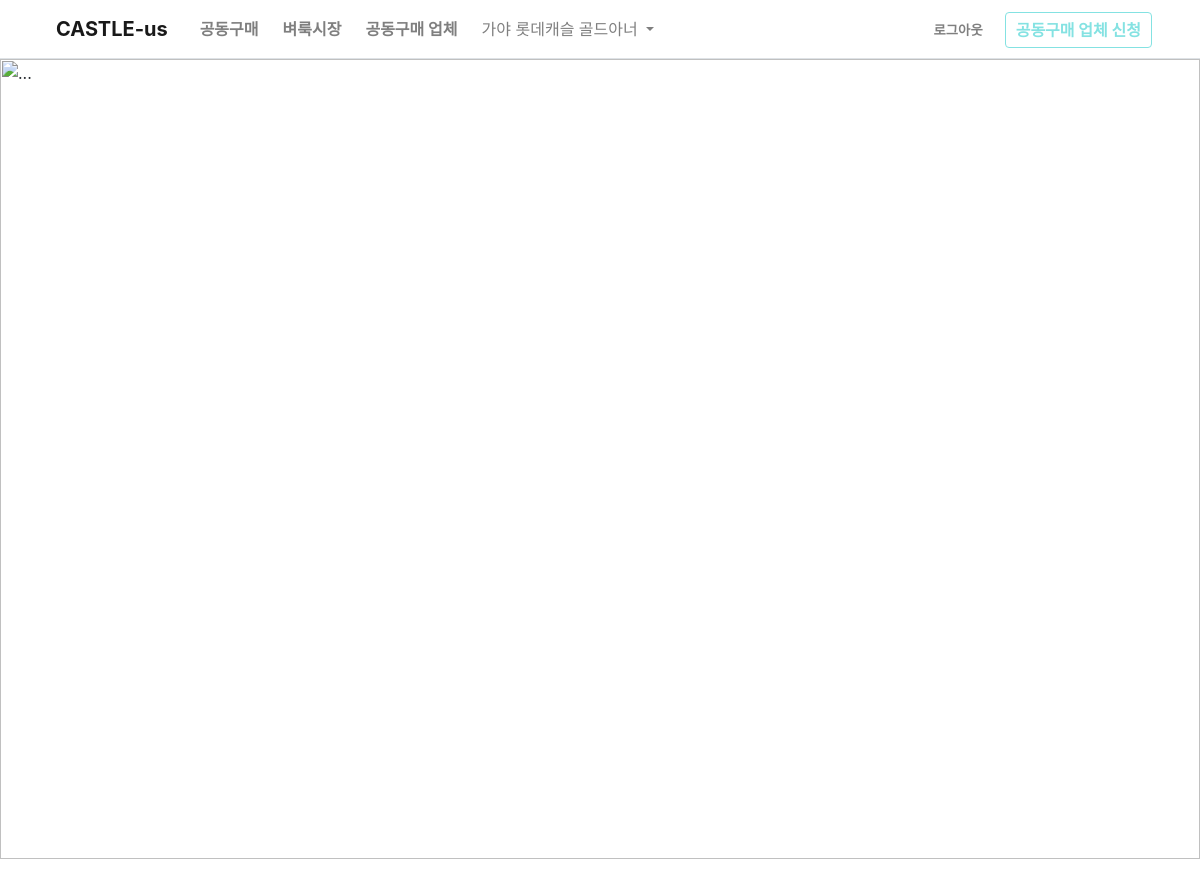
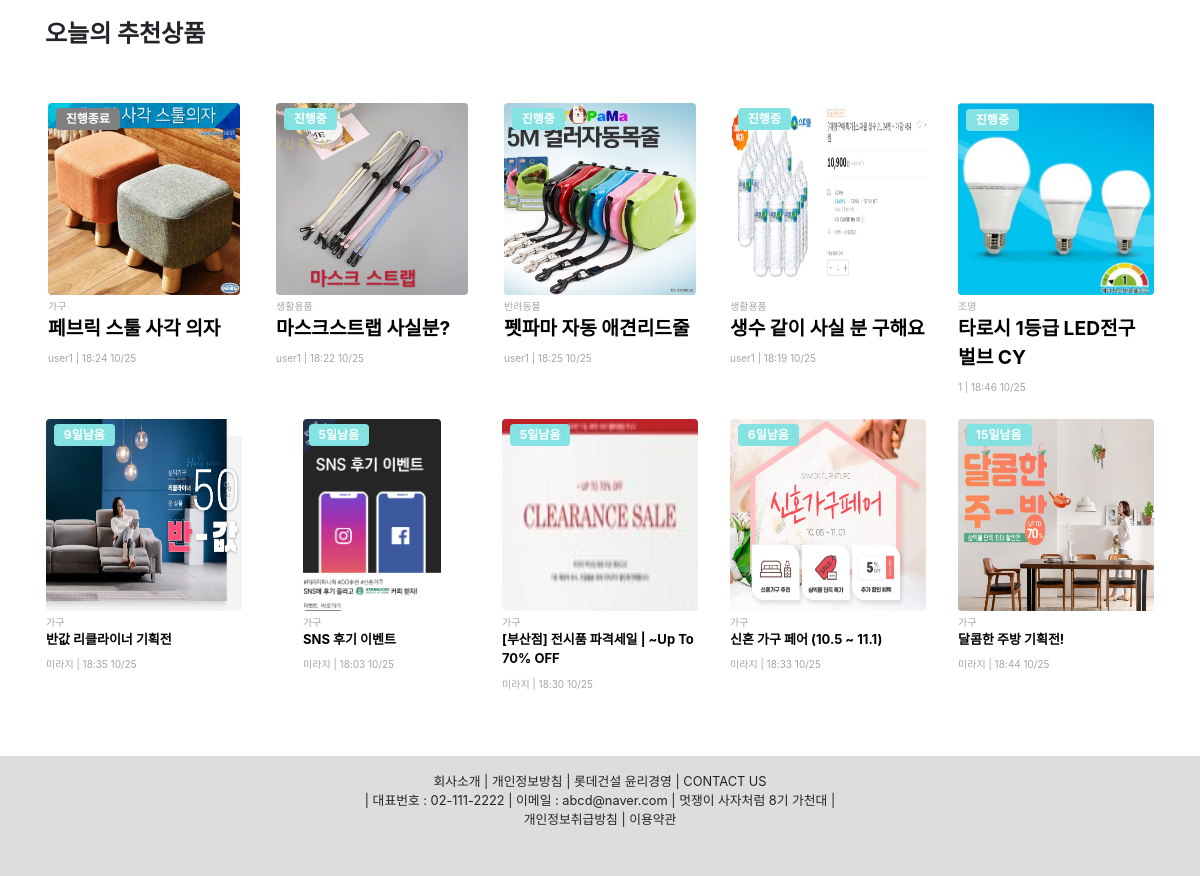
Screenshot of /main (signed in) with the database file from the repository (2 pictures, top to bottom).
### app/models.py (models this page shows)
class User_info(models.Model):
   user_id = models.IntegerField()
   nickname = models.CharField(max_length=100)
   apartment = models.CharField(max_length=100)
   address = models.CharField(max_length=100)
   phone = models.IntegerField()

class Group_buying(models.Model):
    title = models.TextField()
    img = models.ImageField(upload_to='images/', null=True)
    proceeding = models.IntegerField()
    contents = RichTextUploadingField(blank=True, null=True)
    date = models.DateTimeField(auto_now_add=True)
    writer = models.IntegerField()
    category = models.IntegerField()
    apartment = models.CharField(max_length=100)

class Company_buying(models.Model):
    company_id = models.IntegerField()
    contract = models.IntegerField()
    title = models.CharField(max_length=200)
    main_img = models.ImageField(upload_to='images/')
    detail_img1 = models.ImageField(upload_to='images/', null=True)
    detail_img2 = models.ImageField(upload_to='images/', null=True)
    contents = models.TextField()
    category = models.IntegerField()
    apartment = models.CharField(max_length=100)
    finish_date = models.DateField(blank=True, null=True)
    date = models.DateTimeField(auto_now_add=True)

class Company(models.Model):
    user_id = models.IntegerField()
    name = models.CharField(max_length=100)
    phone = models.IntegerField()
    img = models.ImageField(upload_to='images/', null=True)
    contents = models.TextField()

### app/views.py (the view)
# urls.py: path('main',app.views.main, name='main'),
def main(request):
    user_pk = request.session.get('user')
    now = datetime.now()
    company = Company.objects.all()
    if user_pk:
        user = get_object_or_404(User, id = user_pk)
        user_info = User_info.objects.all()
        if user.first_name == '사업자':
            apartment = get_object_or_404(Company, user_id = user_pk)
            apartment = apartment.name
        else:
            apartment = get_object_or_404(User_info, user_id = user_pk)
            apartment = apartment.apartment
        group_buying = Group_buying.objects.all()
        num=[]
        for i in group_buying:
            num+=[i.id]
        randomNum = random.sample(num , 5)
        randomObjList=[]
        for i in randomNum:
            randomObjList += Group_buying.objects.filter(id=i)
        company_buying = Company_buying.objects.all()
        num=[]
        for i in company_buying:
            num+=[i.id]
        randomNum1 = random.sample(num , 5)
        randomObjList1=[]
        for i in randomNum1:
            randomObjList1.append(list(Company_buying.objects.filter(id=i)))
        year = []
        for i in randomObjList1:
            year.append(i[0].finish_date.year)
        month = []
        for i in randomObjList1:
            month.append(i[0].finish_date.month)
        day = []
        for i in randomObjList1:
            day.append(i[0].finish_date.day)
        d_day = {}
        for i in range(len(year)):
            d_day[i]=int(relativedelta(datetime(year[i], month[i], day[i]), now).days)
        for i in range(len(year)):
            randomObjList1[i] += [d_day[i]]
        num = [0, 1]
        return render(request, 'main.html',  {'num': num, 'd_day': d_day,'company': company, 'date': date, 'user_info': user_info, 'group_buying': randomObjList,'company_buying':randomObjList1, 'apartment':apartment})
    else:
        return redirect('/')

### app/templates/main.html (shortened to what this page needs)
{% extends 'base.html' %}
{% block contents %}
{% load static %}
<head>
</head>
<body>
    <div id="carouselExampleIndicators" class="carousel slide" data-ride="carousel">
        <ol class="carousel-indicators">
          <li data-target="#carouselExampleIndicators" data-slide-to="0" class="active"></li>
          <li data-target="#carouselExampleIndicators" data-slide-to="1"></li>
          <li data-target="#carouselExampleIndicators" data-slide-to="2"></li>
          <li data-target="#carouselExampleIndicators" data-slide-to="3"></li>
          <li data-target="#carouselExampleIndicators" data-slide-to="4"></li>
          <li data-target="#carouselExampleIndicators" data-slide-to="5"></li>
        </ol>
        <div class="carousel-inner">
          <div class="carousel-item active">
            <img src="http://www.lottecastle.co.kr/imgViewer.do?fpath=CM0007&fnm=2020062635784391593157249023.jpg" class="d-block w-100" alt="...">
          </div>
        </div>
      </div>
      <div class="container" style="margin-top:2rem">
        <div style="font-weight: bold; font-size: 1.5rem; margin-bottom: 1.7rem">오늘의 추천상품</div>
        <div class="row ">
          {% for i in group_buying %}
          <div class="col mt-4 d-flex justify-content-center p-0">
            <a href="/groupPurchase_detail/{{i.id}}" style="text-decoration: none;">
              <div class="card ml-3 mr-3 border-0 justify-content-center m-0">
                <div class="jb-wrap">
                  <img
                  src="media/{{i.img}}"
                  class="card-img-top FFVAD rounded" alt="..." style="height: 12rem;">
                  {%if i.proceeding == 1 %}
                  <span class="badge jb-text  text-white">진행중</span>
                  {% else %}
                  <span class="badge jb-text1  text-white">진행종료</span>
                  {% endif %}
              </div>
                <div class="card-body p-0 pt-1">
                  {% if i.category == 1 %}
                  <p class="m-0 product_kind ">가구</p>
                  {% elif i.category == 2 %}
                  <p class="m-0 product_kind ">침구</p>
                  {% elif i.category == 3 %}
                  <p class="m-0 product_kind ">패브릭</p>
                  {% elif i.category == 4 %}
                  <p class="m-0 product_kind ">조명</p>
                  {% elif i.category == 5 %}
                  <p class="m-0 product_kind ">홈데코</p>
                  {% elif i.category == 6 %}
                  <p class="m-0 product_kind ">가전</p>
                  {% elif i.category == 7 %}
                  <p class="m-0 product_kind ">수납/정리</p>
                  {% elif i.category == 8 %}
                  <p class="m-0 product_kind ">생활용품</p>
                  {% elif i.category == 9 %}
                  <p class="m-0 product_kind ">주방</p>
                  {% elif i.category == 10 %}
                  <p class="m-0 product_kind ">DIY/공부</p>
                  {% elif i.category == 11 %}
                  <p class="m-0 product_kind ">인테리어시공</p>
                  {% elif i.category == 12 %}
                  <p class="m-0 product_kind ">반려동물</p>
                  {% endif %}
                  <p class="m-0 company_product_title" style="font-size: 1.2rem">{{i.title}}</p>
                  {%for j in user_info.all%}
                    {%if i.writer == j.user_id%}
                    <p class="m-0 product_kind mt-2"><span>{{j.nickname}}</span>
                    {%endif%}
                  {%endfor%}
                    | <span>{{i.date | date:'H:i m/d'}}</span></p>
                </div>
            </div>
            </a>
          </div>
          {% endfor %}
        </div>
      </div>
      <div class="container">
        <div class="row ">
          {% for i in company_buying %}
          <div class="col mt-4 d-flex justify-content-center p-0">
            <a href="/company_detail/{{i.0.id}}" style="text-decoration: none;">
              <div class="card ml-3 mr-3 border-0 justify-content-center m-0">
                <div class="jb-wrap">
                  <img
                  src="media/{{i.0.main_img}}"
                  class="card-img-top FFVAD rounded" alt="..." style="height: 12rem;">
                {%if i.1 < 0 %}
                <span class="badge jb-text  text-white" style="background-color: gray; padding:0.32rem .6rem">진행종료</span>
                {%else%}
                <span class="badge jb-text  text-white">{{i.1}}일남음</span>
                {%endif%}
              </div>
                <div class="card-body p-0 pt-1">
                  {% if i.0.category == 1 %}
                  <p class="m-0 product_kind ">가구</p>
                  {% elif i.0.category == 2 %}
                  <p class="m-0 product_kind ">침구</p>
                  {% elif i.0.category == 3 %}
                  <p class="m-0 product_kind ">패브릭</p>
                  {% elif i.0.category == 4 %}
                  <p class="m-0 product_kind ">조명</p>
                  {% elif i.0.category == 5 %}
                  <p class="m-0 product_kind ">홈데코</p>
                  {% elif i.0.category == 6 %}
                  <p class="m-0 product_kind ">가전</p>
                  {% elif i.0.category == 7 %}
                  <p class="m-0 product_kind ">수납/정리</p>
                  {% elif i.0.category == 8 %}
                  <p class="m-0 product_kind ">생활용품</p>
                  {% elif i.0.category == 9 %}
                  <p class="m-0 product_kind ">주방</p>
                  {% elif i.0.category == 10 %}
                  <p class="m-0 product_kind ">DIY/공부</p>
                  {% elif i.0.category == 11 %}
                  <p class="m-0 product_kind ">인테리어시공</p>
                  {% elif i.0.category == 12 %}
                  <p class="m-0 product_kind ">반려동물</p>
                  {% endif %}
                  <p class="m-0 company_product_title" >{{i.0.title}}</p>
                  <p class="m-0 product_kind mt-2">
                  {%for k in company%}
                    {%if k.user_id == i.0.company_id%}
                    <span>{{k.name}}</span>
                      {%endif%}
                  {%endfor%}
                    | <span>{{i.0.date | date:'H:i m/d'}}</span></p>
                </div>
            </div>
            </a>
          </div>
          {% endfor %}
        </div>
      </div>
</body>
{% endblock %}

### app/templates/base.html (shortened to what this page needs)
<head>
    <link rel="stylesheet" href="https://stackpath.bootstrapcdn.com/bootstrap/4.4.1/css/bootstrap.min.css">
</head>
<body>
    <nav class="navbar navbar-expand-lg navbar-light bg-light border-bottom-1 border-bottom p-0" style="background-color:white!important; ">
        <a class="navbar-brand ml-5 pl-2" href="{%url 'main' %}" style="font-weight : bold;"  id="navv">CASTLE-us</a>
        <div class="collapse navbar-collapse" id="navbarSupportedContent">
          <ul class="navbar-nav mr-auto ml-2">
            <li class="nav-item  ">
              <a class="nav-link" href="{%url 'group_board' %}" style="font-weight : bold;"  id="navv">공동구매 <span class="sr-only">(current)</span></a>
            </li>
            <li class="nav-item ml-2">
              <a class="nav-link" href="{%url 'fleaMarket' %}" style="font-weight : bold;" id="navv">벼룩시장</a>
            </li>
            <li class="nav-item ml-2">
                <a class="nav-link" href="{%url 'companyBuying' %}" style="font-weight : bold;" id="navv">공동구매 업체</a>
              </li>
            <li class="nav-item dropdown ml-2">
              <a class="nav-link dropdown-toggle" href="#" id="navbarDropdown" role="button" data-toggle="dropdown" aria-haspopup="true" aria-expanded="false">
                {{apartment}}
              </a>
            </li>
          </ul>
          <ul class="navbar-nav mr-5">
                <li class="nav-item mr-3 mt-3 pt-1">
                  <form id="logout" method="POST" action="{% url 'logout' %}">
                    {% csrf_token %} <input class="bg-white text-black-50 border-0" style="font-weight : bold; font-size:smaller" type="submit" value="로그아웃">
                  </form>
                  </li>
                <li class="nav-item mt-2 pt-1">
                    <button  id="navvv" class="rounded"><a class="nav-link rounded p-1"  href="{%url 'register3' %}" style="color: #84e2e2; font-weight:bold">공동구매 업체 신청</a>
                    </button>
              </li>
          </ul>
        </div>
      </nav>
    {% block contents %}
    {% endblock %}
    <div class="footer text-center pt-3">
      <small>
      회사소개 | 개인정보방침 | 롯데건설 윤리경영 | CONTACT US<br>
      | 대표번호 : 02-111-2222 | 이메일 : abcd@naver.com | 멋쟁이 사자처럼 8기 가천대 |<br>
      개인정보취급방침 | 이용약관
      </small>
  </div>
    </body>

### app/templates/base.html (style rules this page uses)
#navvv { border-color: #84e2e2!important; border : solid 1px; color:#84e2e2!important; background-color: white; }
.footer { bottom:0; width:100%; height:15%; background-color:#ddd; margin-top:4em; display: block; position: relative; }

### app/templates/main.html (style rules this page uses)
.jb-wrap img { width: 100%; }
.jb-text { padding: 5px 10px; background-color: #84E2E2; text-align: center; position: absolute; top: 2%; left: 4%; }
.jb-text1 { padding: 5px 10px; background-color: gray; text-align: center; position: absolute; top: 2%; left: 4%; }
.product_kind { font-size: x-small; color:rgb(165, 165, 165); }
.company_product_title { font-size: small; font-weight: bolder; color: black; }

### rows the page displays
User_info: apartment "가야 롯데캐슬 골드아너", nickname "user1"
Group_buying: img (picture), proceeding "진행종료", category "가구", title "페브릭 스툴 사각 의자", date "18:24 10/25"
Group_buying: img (picture), proceeding "진행중", category "생활용품", title "마스크스트랩 사실분?", date "18:22 10/25"
Group_buying: img (picture), proceeding "진행중", category "반려동물", title "펫파마 자동 애견리드줄", date "18:25 10/25"
Group_buying: img (picture), proceeding "진행중", category "생활용품", title "생수 같이 사실 분 구해요", date "18:19 10/25"
Group_buying: img (picture), proceeding "진행중", category "조명", title "타로시 1등급 LED전구 벌브 CY", date "18:46 10/25"
User_info: nickname "1"
Company_buying: main_img (picture), i "9", category "가구", title "반값 리클라이너 기획전", date "18:35 10/25"
Company: name "미라지"
Company_buying: main_img (picture), i "5", category "가구", title "SNS 후기 이벤트", date "18:03 10/25"
Company_buying: main_img (picture), i "5", category "가구", title "[부산점] 전시품 파격세일 | ~Up To 70% OFF", date "18:30 10/25"
Company_buying: main_img (picture), i "6", category "가구", title "신혼 가구 페어 (10.5 ~ 11.1)", date "18:33 10/25"
Company_buying: main_img (picture), i "15", category "가구", title "달콤한 주방 기획전!", date "18:44 10/25"
